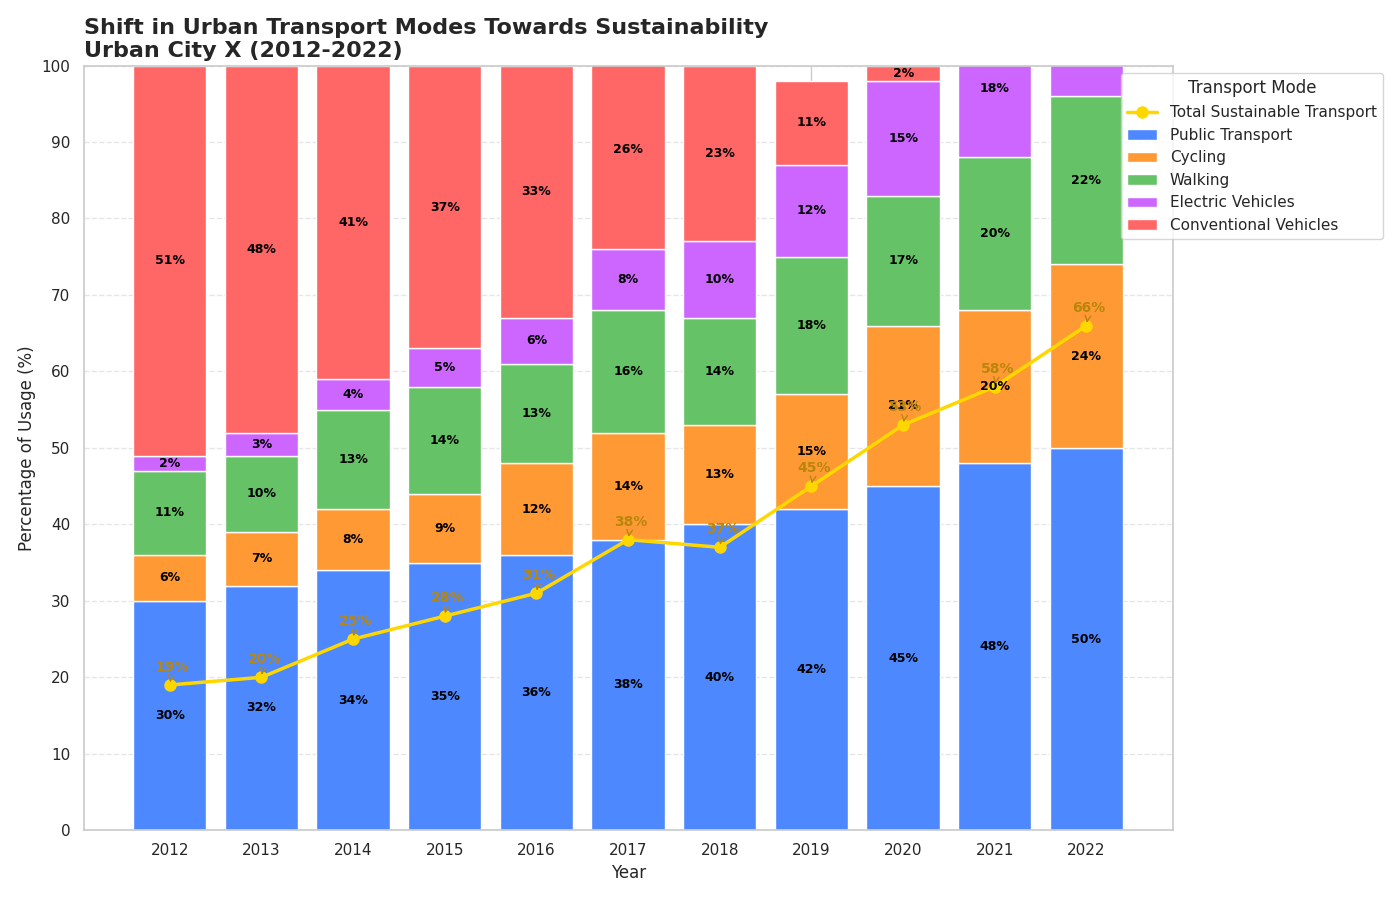

Python code for this plot:
import matplotlib.pyplot as plt
import numpy as np

# Years of interest
years = np.arange(2012, 2023)

# Mode of transport percentages over the years (manually altered contents within groups)
public_transport = np.array([30, 32, 34, 35, 36, 38, 40, 42, 45, 48, 50])
cycling = np.array([6, 7, 8, 9, 12, 14, 13, 15, 21, 20, 24])  # Altered
walking = np.array([11, 10, 13, 14, 13, 16, 14, 18, 17, 20, 22])  # Altered
electric_vehicles = np.array([2, 3, 4, 5, 6, 8, 10, 12, 15, 18, 20])
conventional_vehicles = np.array([51, 48, 41, 37, 33, 26, 23, 11, 2, 1, 0])  # Adjusted to maintain logical sums

# Recompute the total sustainable transport usage for visualization purposes
sustainable_transport = cycling + walking + electric_vehicles

fig, ax = plt.subplots(figsize=(14, 9))

bars1 = ax.bar(years, public_transport, label='Public Transport', color='#4d88ff')
bars2 = ax.bar(years, cycling, bottom=public_transport, label='Cycling', color='#ff9933')
bars3 = ax.bar(years, walking, bottom=public_transport + cycling, label='Walking', color='#66c266')
bars4 = ax.bar(years, electric_vehicles, bottom=public_transport + cycling + walking,
               label='Electric Vehicles', color='#cc66ff')
bars5 = ax.bar(years, conventional_vehicles, bottom=public_transport + cycling + walking + electric_vehicles,
               label='Conventional Vehicles', color='#ff6666')

ax.plot(years, sustainable_transport, label='Total Sustainable Transport', color='gold', linewidth=2.5, marker='o', markersize=8)

ax.set_title("Shift in Urban Transport Modes Towards Sustainability\nUrban City X (2012-2022)",
             fontsize=16, fontweight='bold', loc='left')
ax.set_xlabel("Year", fontsize=12)
ax.set_ylabel("Percentage of Usage (%)", fontsize=12)
ax.set_xticks(years)
ax.set_yticks(range(0, 101, 10))
ax.set_ylim(0, 100)

def annotate_bars(bars):
    for bar in bars:
        height = bar.get_height()
        if height > 0:
            ax.annotate(f'{height}%', 
                        xy=(bar.get_x() + bar.get_width() / 2, bar.get_y() + height / 2),
                        xytext=(0, 0), 
                        textcoords='offset points',
                        ha='center', va='center',
                        fontsize=9, color='black', weight='bold')

annotate_bars(bars1)
annotate_bars(bars2)
annotate_bars(bars3)
annotate_bars(bars4)
annotate_bars(bars5)

for (x, y) in zip(years, sustainable_transport):
    ax.annotate(f'{y}%', xy=(x, y), xytext=(-10, 10), textcoords='offset points',
                fontsize=10, color='darkgoldenrod', weight='bold',
                arrowprops=dict(arrowstyle="->", color='darkgoldenrod', lw=1))

ax.legend(title="Transport Mode", loc='upper right', bbox_to_anchor=(1.2, 1))

ax.grid(axis='y', linestyle='--', alpha=0.5)

plt.tight_layout()

plt.show()
